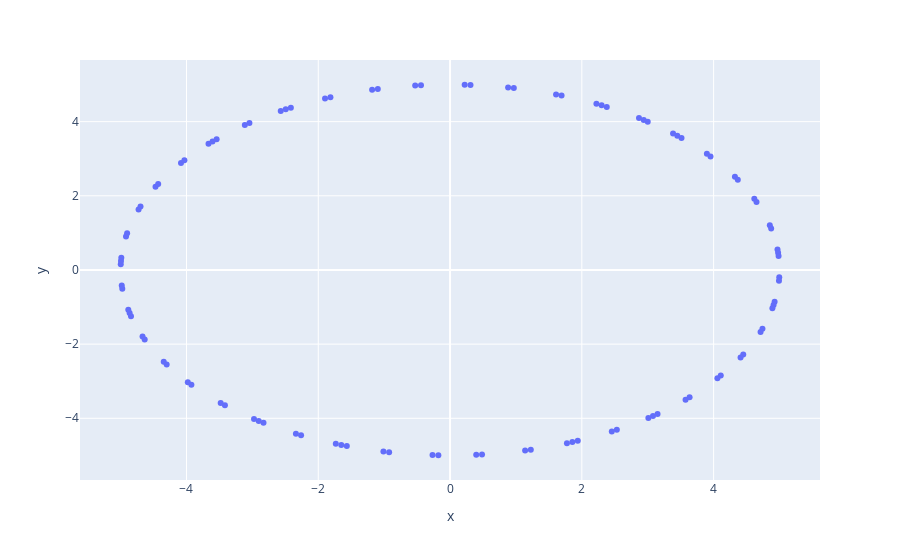

Notebook source saved alongside this figure:
### Code cell
xy = np.array([3,4])
xyplot = xy
for lp in range(100):
    R = np.array([[np.cos(lp+1/10), np.sin(lp+1/10)],[-np.sin(lp+1/10),np.cos(lp+1/10)]])
    xyplot = np.vstack((xyplot, R@xy))

x = xyplot[:,0]
y = xyplot[:,1]
px.scatter(x = x, y = y)
